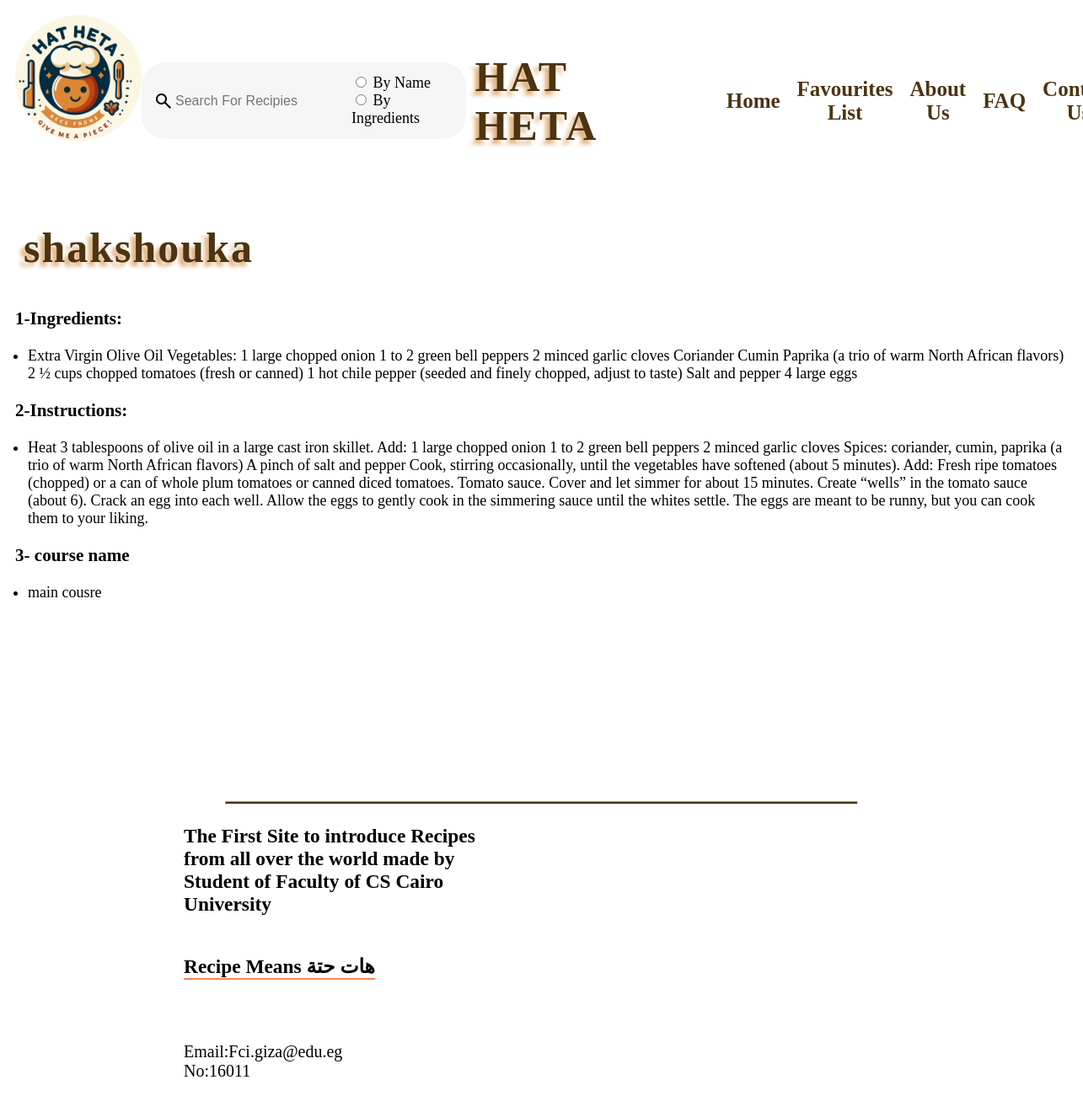
The page /display_recipe/29 on the database its author committed.
### recipe_finder_website/models.py (models this page shows)
class Recipe(models.Model):
    name = models.CharField(max_length=255)
    course_name=models.CharField(max_length=255)
    ingredients = models.CharField(max_length=1000)
    instructions = models.CharField(max_length=1000)
    image = models.ImageField(upload_to='RecipePhotos', null=True, blank=True)

### recipe_finder_website/views.py (the view)
# urls.py: path('display_recipe/<int:id>' , views.dispalyRecipe, name='displayRecipe'),
def dispalyRecipe(request , id):
    displayedRecipe = Recipe.objects.get(id = id)
    context = {'Recipe' : displayedRecipe}
    return render(request , 'USER RECIPES.html' , context)

### recipe_finder_website/templates/USER RECIPES.html (shortened to what this page needs)
<!DOCTYPE html>
<html lang="en">
<head>
    {% load static %}
    <link rel="stylesheet" href="{% static 'CSS/HATHETA.css' %}">
</head>
<body>
<div class="hea">
    <img class="basla" src="{% static 'Images/Minfa34.jpg' %}" />
    <div id="se">
        <span class="material-symbols-outlined" id="search-icon">search</span>
        <input type="search" placeholder="Search For Recipies" id="search-input">
        <form id="myForm">
            <input type="radio" id="option1" name="options" value="option1">
            <label for="option1">By Name</label><br>
            <input type="radio" id="option2" name="options" value="option2">
            <label for="option2">By Ingredients</label><br>
        </form>
    </div>
    <h1>HAT HETA</h1>
    <ul>
        <li><a href="{% url 'userHome' %}" >Home</a></li>
        <li><a href="{% url 'show_favs' %}">Favourites List</a></li>
        <li><a href="{% url 'aboutUs' %}">About Us</a></li>
        <li><a href="{% url 'userFAQ' %}">FAQ</a></li>
        <li><a href="https://www.facebook.com">Contact Us</a></li>
    </ul>
</div>
    <div>
        <h1 class="ST"> {{ Recipe.name }} </h1>
            <h3>1-Ingredients:</h3>
        <ul>
            <li> {{ Recipe.ingredients }} </li>
        </ul>
            <h3>2-Instructions:</h3>
        <ul>
            <li> {{ Recipe.instructions }} </li>
        </ul>
        <h3> 3- course name </h3>
        <ul>
            <li>{{Recipe.course_name}}</li>
        </ul>
    <div>
        <br>
        <br>
        <br>
        <br>
        <br>
        <br>
        <br>
        <br>
        <br>
        <br>
    <hr id="line">
    <footer>
        <h3>The First Site to introduce Recipes from all over the world made by Student of Faculty of CS Cairo University</h3>
        <h3 id="con">Recipe Means <span>هات حتة</span></h3>
        <div id="About">
            <p>Email:Fci.giza@edu.eg</p>
            <p>No:16011</p>
        </div>
    </footer>
</body>

### recipe_finder_website/static/CSS/HATHETA.css (style rules this page uses)
body { padding: 10px; font-size: 18px; }
h1 { padding: 10px; }
footer { width:30%; margin-left:200px; font-size:20px; }
#About { margin-top:50px; }
#About p { margin:0; }
#con { border-bottom:2px solid coral; display:inline-block; }
#line { width:60%; font-weight: bold; height:2px; background-color:rgb(76, 52, 18); }
h1 { font-size:50px; color: rgb(76, 52, 18); letter-spacing: 2px; font-weight: bold; text-shadow: -5px 5px 5px #dfaf7b; }
.basla { height:150px;width:150px; align-self: flex-start; border-radius:50%; }
.hea { flex-direction: row; display:flex; align-items: center; justify-content: space-between; width: 89%; }
.hea ul { list-style-type:none; width:25%; display: flex; align-items: center; justify-content: space-between; align-content: space-between; text-align:center; font-size: 25px; font-weight: bold; }
.hea a { text-decoration: none; }
#se { display: flex; height:max-content; width: max-content; align-items: center; justify-content: center; align-content:center; border-radius:28px; padding:14px; background-color:#f6f6f6; }
#search-input { color:#333333; font-size:16px; outline:none; border:none; background-color:transparent; }
ul li a { color: rgb(76, 52, 18); }
.hea li { padding:10px; }
ul { padding-inline-start:15px; }

### rows shown on the page
Recipe: name "shakshouka", ingredients "Extra Virgin Olive Oil Vegetables: 1 large chopped onion 1 to 2 green bell peppers 2 minced garlic cloves Coriander Cumin Paprika (a trio of warm North African flavors) 2 ½ cups chopped tomatoes (fresh or canned) 1 hot chile pepper (seeded and finely chopped, adjust to taste) Salt and pepper 4 large eggs", instructions "Heat 3 tablespoons of olive oil in a large cast iron skillet. Add: 1 large chopped onion 1 to 2 green bell peppers 2 minced garlic cloves Spices: coriander, cumin, paprika (a trio of warm North African flavors) A pinch of salt and pepper Cook, stirring occasionally, until the vegetables have softened (about 5 minutes). Add: Fresh ripe tomatoes (chopped) or a can of whole plum tomatoes or canned diced tomatoes. Tomato sauce. Cover and let simmer for about 15 minutes. Create “wells” in the tomato sauce (about 6). Crack an egg into each well. Allow the eggs to gently cook in the simmering sauce until the whites settle. The eggs are meant to be runny, but you can cook them to your liking.", course_name "main cousre"
